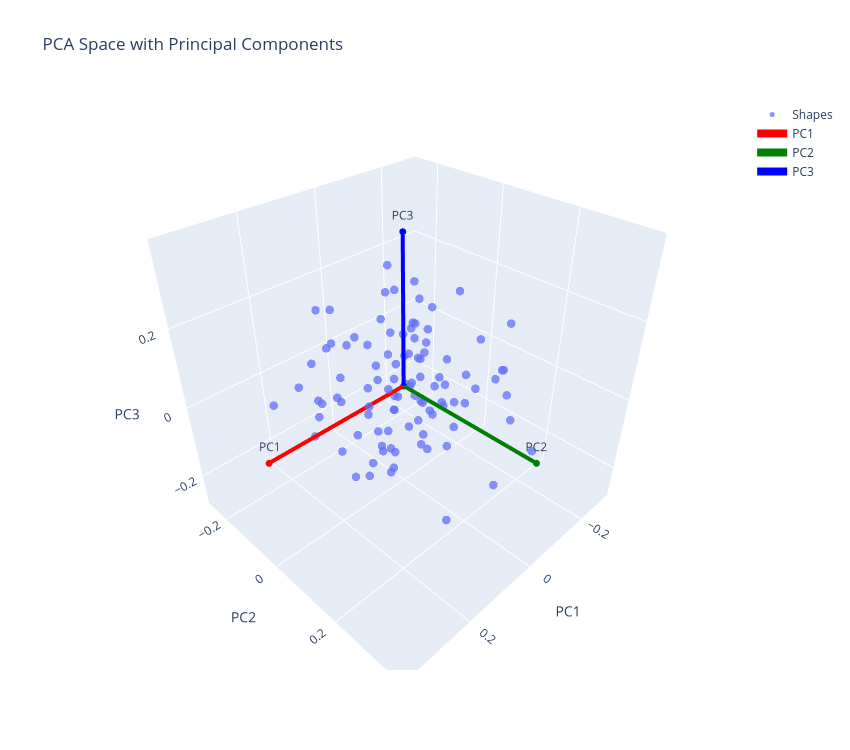

The code cell stored with this chart in its notebook:
### Code cell
def plot_pca_space(scores, axis_length=None):
    if axis_length is None:
        axis_length = np.max(np.abs(scores[:, :3]))

    fig = go.Figure()

    
    fig.add_trace(go.Scatter3d(
        x=scores[:, 0],
        y=scores[:, 1],
        z=scores[:, 2],
        mode="markers",
        marker=dict(size=5, opacity=0.75),
        name="Shapes"
    ))

    
    axes = [
        ("PC1", [axis_length, 0, 0], "red"),
        ("PC2", [0, axis_length, 0], "green"),
        ("PC3", [0, 0, axis_length], "blue"),
    ]

    for name, vec, color in axes:
        fig.add_trace(go.Scatter3d(
            x=[0, vec[0]],
            y=[0, vec[1]],
            z=[0, vec[2]],
            mode="lines+markers+text",
            line=dict(color=color, width=8),
            marker=dict(size=4, color=color),
            text=["", name],
            textposition="top center",
            name=name
        ))

    fig.update_layout(
        title="PCA Space with Principal Components",
        scene=dict(
            xaxis_title="PC1",
            yaxis_title="PC2",
            zaxis_title="PC3",
            aspectmode="data"
        ),
        width=850,
        height=750
    )

    fig.show()

plot_pca_space(scores)

### Figure 1 — Plotly figure (JSON) as saved in the notebook; plotly's stock layout.template omitted (floating-point values rounded to 4 significant figures)
{"data": [{"marker": {"opacity": 0.75, "size": 5}, "mode": "markers", "name": "Shapes", "type": "scatter3d", "x": [0.2337, -0.1316, -0.02278, -0.09506, -0.05687, -0.04996, 0.09722, -0.1355, -0.2934, 0.02378, -0.1518, -0.2135, 0.02511, 0.01684, 0.004913, 0.1208, 0.05375, 0.1598, 0.1101, 0.04638, -0.1086, 0.1186, -0.01511, -0.0916, 0.06609, -0.06103, -0.1571, 0.1388, -0.06242, 0.06322, 0.1797, -0.142, 0.1731, 0.2361, 0.1256, -0.02268, -0.1628, -0.01816, -0.007823, 0.134, 0.05118, -0.1011, 0.1202, -0.0127, -0.0518, 0.148, -0.03811, -0.0009221, 0.08416, -0.04716, 0.03164, 0.1834, 0.1132, 0.1246, 0.1418, -0.2089, 0.04004, -0.08919, -0.1653, -0.07952, -0.06738, 0.0225, -0.003933, -0.05803, -0.1066, -0.02228, -0.02782, 0.1068, -0.07353, 0.02815, 0.1203, -0.1942, 0.03639, 0.107, -0.0632, -0.01414, -0.05174, -0.1154, 0.1175, -0.03221, -0.2289, -0.0341, -0.07668, -0.03861, -0.2163, 0.03764, 0.05444, -0.1659, -0.0704, 0.2364, 0.09592, 0.004214, 0.2342, 0.05063, -0.08703, 0.1205, 0.06488, -0.1787, 0.1371, -0.01857], "y": [0.2108, -0.0746, -0.01863, -0.1269, -0.02327, -0.02062, 0.05642, 0.1905, -0.0945, -0.005718, -0.1025, 0.128, -0.02337, 0.0636, 0.157, -0.07933, 0.01604, 0.1426, 0.04536, 0.1855, -0.1116, -0.09546, 0.02071, -0.07556, 0.01931, 0.05358, 0.1398, 0.02941, 0.02472, -0.02114, -0.1548, -0.1214, -0.03203, -0.02984, -0.1736, -0.1053, 0.07882, 0.06018, -0.06352, 0.1206, 0.07618, 0.1336, 0.0163, -0.04486, 0.02376, -0.08271, -0.03601, -0.2319, 0.1072, -0.01044, -0.09057, -0.007477, -0.1774, -0.09141, -0.01703, -0.1106, 0.1281, -0.03126, -0.08813, -0.1157, 0.03372, -0.04732, 0.06001, 0.1349, 0.04504, 0.09757, 0.1313, -0.1723, 0.2164, -0.1323, 0.08251, -0.2554, 0.09239, 0.006301, -0.02824, -0.04877, 0.002588, 0.2866, -0.1504, 0.09982, 0.109, -0.1313, 0.05481, -0.1647, 0.1515, -0.1512, -0.06232, -0.2074, 0.1235, -0.1778, 0.04837, 0.1289, -0.01078, 0.06768, -0.03689, -0.02745, -0.01609, -0.1063, 0.3726, 0.04269], "z": [0.03443, -0.02093, -0.01433, 0.1635, 0.2358, 0.1377, -0.1649, 0.001966, 0.09934, -0.01811, -0.04054, 0.1291, 0.08609, -0.05485, 0.0392, -0.02334, 0.1712, 0.2013, -0.1006, -0.2632, 0.04369, -0.02155, -0.02421, 0.0116, 0.034, 0.02063, 0.01056, -0.167, -0.09085, -0.1091, 0.007912, -0.1313, 0.1758, -0.02862, 0.03833, -0.2557, -0.05016, -0.1627, 0.2128, 0.1019, 0.07193, 0.1385, 0.01399, -0.2338, 0.1385, 0.1304, 0.0484, -0.0913, 0.2323, 0.1408, -0.1146, -0.08932, -0.07578, 0.2104, -0.1987, 0.08017, 0.009777, -0.1057, 0.0057, -0.07628, -0.01764, 0.1651, -0.1102, -0.008213, -0.2162, -0.006988, -0.06076, -0.08539, 0.1116, 0.08481, -0.06402, 0.15, -0.09655, -0.163, 0.08794, -0.1017, 0.00138, -0.09101, 0.1836, 0.1038, -0.01379, -0.02214, -0.06746, 0.02046, -0.1354, 0.0591, -0.01021, -0.2695, 0.05636, -0.02503, -0.04906, 0.07023, 0.03311, -0.05133, 0.1774, -0.09085, 0.04065, -0.03809, 0.03369, -0.03479]}, {"line": {"color": "red", "width": 8}, "marker": {"color": "red", "size": 4}, "mode": "lines+markers+text", "name": "PC1", "text": ["", "PC1"], "textposition": "top center", "type": "scatter3d", "x": [0, 0.3726], "y": [0, 0], "z": [0, 0]}, {"line": {"color": "green", "width": 8}, "marker": {"color": "green", "size": 4}, "mode": "lines+markers+text", "name": "PC2", "text": ["", "PC2"], "textposition": "top center", "type": "scatter3d", "x": [0, 0], "y": [0, 0.3726], "z": [0, 0]}, {"line": {"color": "blue", "width": 8}, "marker": {"color": "blue", "size": 4}, "mode": "lines+markers+text", "name": "PC3", "text": ["", "PC3"], "textposition": "top center", "type": "scatter3d", "x": [0, 0], "y": [0, 0], "z": [0, 0.3726]}], "layout": {"height": 750, "scene": {"aspectmode": "data", "xaxis": {"title": {"text": "PC1"}}, "yaxis": {"title": {"text": "PC2"}}, "zaxis": {"title": {"text": "PC3"}}}, "title": {"text": "PCA Space with Principal Components"}, "width": 850}}
